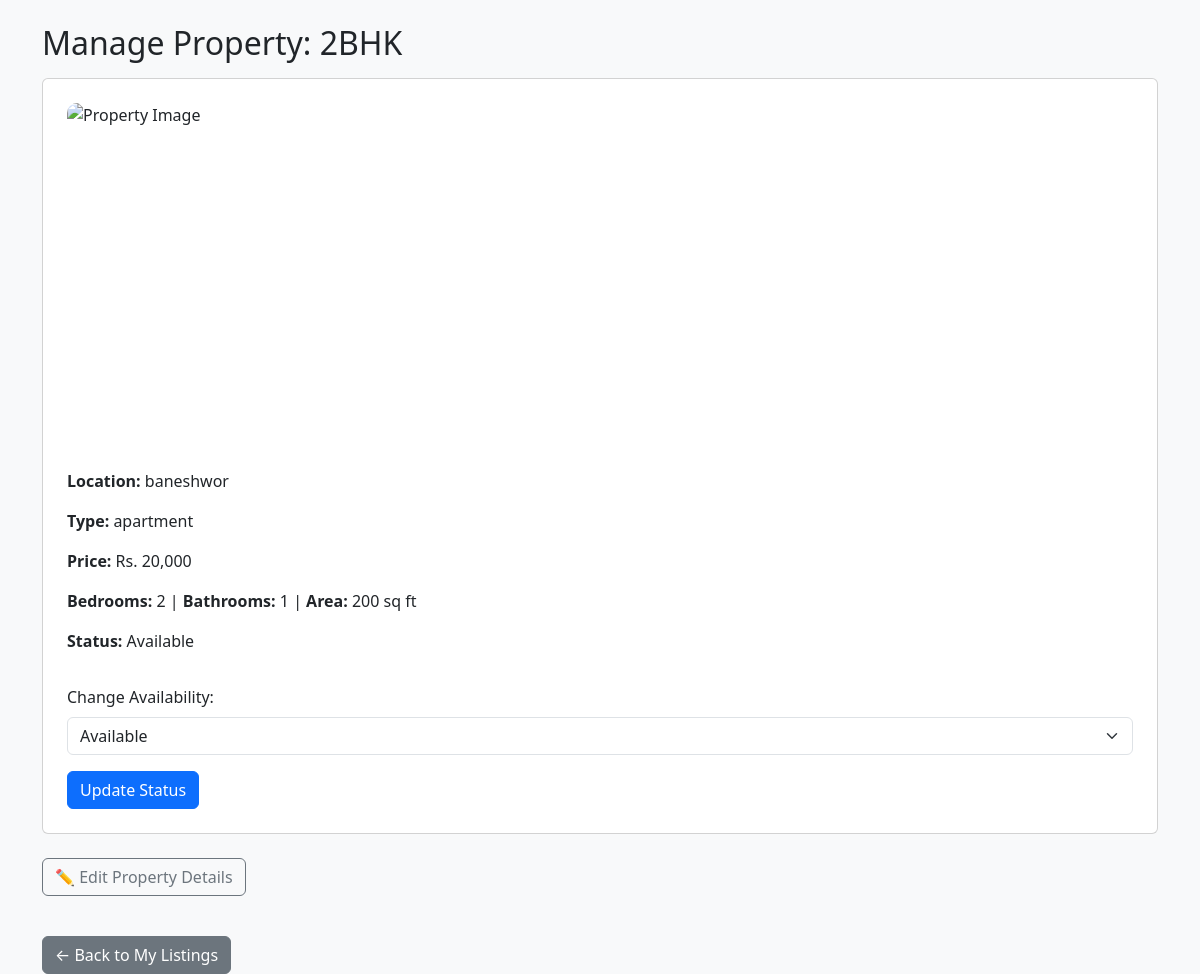
Screenshot of /manage_property.php?id=12 (signed in) with the database file from the repository.
### tables this page shows
CREATE TABLE `properties` (
  `id` int(11) NOT NULL,
  `title` varchar(255) DEFAULT NULL,
  `description` text DEFAULT NULL,
  `location` varchar(100) DEFAULT NULL,
  `latitude` decimal(10,8) DEFAULT NULL,
  `longitude` decimal(11,8) DEFAULT NULL,
  `price` float DEFAULT NULL,
  `booking_type` varchar(50) NOT NULL,
  `type` enum('house','apartment','land','commercial') DEFAULT NULL,
  `bedrooms` int(11) DEFAULT NULL,
  `bathrooms` int(11) DEFAULT NULL,
  `area` int(11) DEFAULT NULL,
  `photo_paths` text DEFAULT NULL,
  `document_paths` text DEFAULT NULL,
  `seller_id` int(11) DEFAULT NULL,
  `status` enum('pending','approved','rejected') DEFAULT 'pending',
  `created_at` timestamp NOT NULL DEFAULT current_timestamp(),
  `approved` tinyint(1) DEFAULT 0,
  `availability_status` enum('available','sold','taken') NOT NULL DEFAULT 'available'
);

### manage_property.php (the view, shortened to what this page needs)
<?php
include 'db.php';
$seller_id = $_SESSION['user_id'];
$property_id = isset($_GET['id']) ? intval($_GET['id']) : 0;
$stmt = $conn->prepare("SELECT * FROM properties WHERE id = ? AND seller_id = ?");
$stmt->bind_param("ii", $property_id, $seller_id);
$stmt->execute();
$result = $stmt->get_result();
$property = $result->fetch_assoc();
$photos = explode(',', $property['photo_paths']);
$firstPhoto = trim($photos[0] ?? 'assets/default.jpg');
?>
<!DOCTYPE html>
<html>
<head>
    <link rel="stylesheet" href="https://cdn.jsdelivr.net/npm/bootstrap@5.3.0/dist/css/bootstrap.min.css">
</head>
<body>
<div class="container mt-4">
    <h2 class="mb-3">Manage Property: <?= htmlspecialchars($property['title']) ?></h2>
    <div class="card p-4 mb-4">
        <img src="<?= htmlspecialchars($firstPhoto) ?>" class="property-img mb-3" alt="Property Image">
        <p><strong>Location:</strong> <?= htmlspecialchars($property['location']) ?></p>
        <p><strong>Type:</strong> <?= htmlspecialchars($property['type']) ?></p>
        <p><strong>Price:</strong> Rs. <?= number_format($property['price']) ?></p>
        <p><strong>Bedrooms:</strong> <?= (int)$property['bedrooms'] ?> |
           <strong>Bathrooms:</strong> <?= (int)$property['bathrooms'] ?> |
           <strong>Area:</strong> <?= (int)$property['area'] ?> sq ft</p>
        <p><strong>Status:</strong> <?= ucfirst($property['availability_status']) ?></p>
        <form method="post" class="mt-3">
            <label for="new_status" class="form-label">Change Availability:</label>
            <select name="new_status" class="form-select mb-3">
                <option value="available" <?= $property['availability_status'] === 'available' ? 'selected' : '' ?>>Available</option>
            </select>
            <button type="submit" class="btn btn-primary">Update Status</button>
        </form>
    </div>
    <button class="btn btn-outline-secondary mb-3" type="button" data-bs-toggle="collapse" data-bs-target="#editFormCollapse" aria-expanded="false" aria-controls="editFormCollapse">
        ✏️ Edit Property Details
    </button>
    <div class="mt-4">
        <a href="my_listings.php" class="btn btn-secondary">&larr; Back to My Listings</a>
    </div>
</div>
</body>
</html>

### manage_property.php (style rules this page uses)
body { background-color: #f8f9fa; }
.property-img { height: 350px; object-fit: cover; width: 100%; border-radius: 10px; }

### rows the page displays
properties: title "2BHK", location "baneshwor", type "apartment", price "20,000", bedrooms "2", bathrooms "1", area "200", availability_status "Available", new_status "Available"
